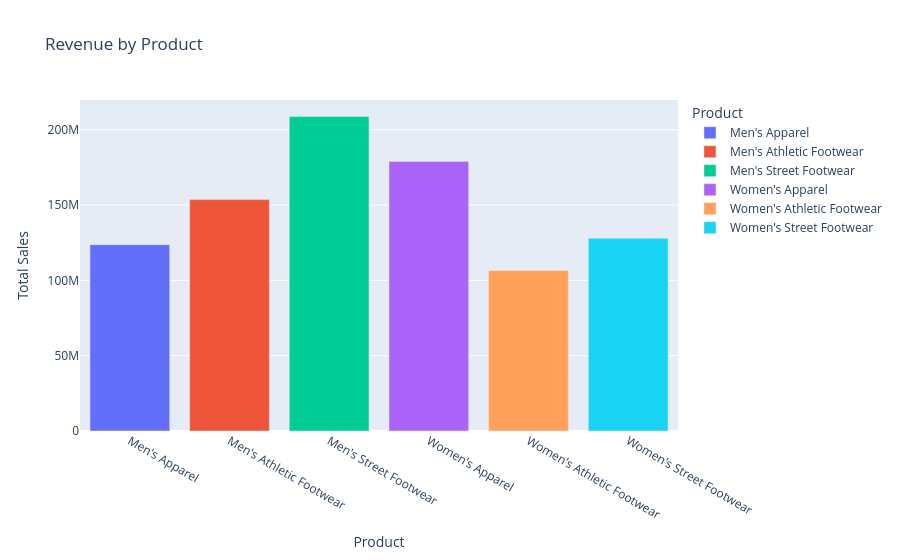

Notebook code for this chart:
### Markdown cell above
## Product Performance

### Code cell
product_sales = (df.groupby('Product')['Total Sales'].sum().reset_index())
fig = px.bar(product_sales, x='Product', y='Total Sales', color='Product', title='Revenue by Product')
fig.show()

### Figure 1 — Plotly figure (JSON) as saved in the notebook; plotly's stock layout.template omitted (floating-point values rounded to 4 significant figures)
{"data": [{"hovertemplate": "Product=%{x}<br>Total Sales=%{y}<extra></extra>", "legendgroup": "Men's Apparel", "marker": {"color": "#636efa", "pattern": {"shape": ""}}, "name": "Men's Apparel", "orientation": "v", "showlegend": true, "textposition": "auto", "type": "bar", "x": ["Men's Apparel"], "xaxis": "x", "y": [123728632], "yaxis": "y"}, {"hovertemplate": "Product=%{x}<br>Total Sales=%{y}<extra></extra>", "legendgroup": "Men's Athletic Footwear", "marker": {"color": "#EF553B", "pattern": {"shape": ""}}, "name": "Men's Athletic Footwear", "orientation": "v", "showlegend": true, "textposition": "auto", "type": "bar", "x": ["Men's Athletic Footwear"], "xaxis": "x", "y": [153673680], "yaxis": "y"}, {"hovertemplate": "Product=%{x}<br>Total Sales=%{y}<extra></extra>", "legendgroup": "Men's Street Footwear", "marker": {"color": "#00cc96", "pattern": {"shape": ""}}, "name": "Men's Street Footwear", "orientation": "v", "showlegend": true, "textposition": "auto", "type": "bar", "x": ["Men's Street Footwear"], "xaxis": "x", "y": [208826244], "yaxis": "y"}, {"hovertemplate": "Product=%{x}<br>Total Sales=%{y}<extra></extra>", "legendgroup": "Women's Apparel", "marker": {"color": "#ab63fa", "pattern": {"shape": ""}}, "name": "Women's Apparel", "orientation": "v", "showlegend": true, "textposition": "auto", "type": "bar", "x": ["Women's Apparel"], "xaxis": "x", "y": [179038860], "yaxis": "y"}, {"hovertemplate": "Product=%{x}<br>Total Sales=%{y}<extra></extra>", "legendgroup": "Women's Athletic Footwear", "marker": {"color": "#FFA15A", "pattern": {"shape": ""}}, "name": "Women's Athletic Footwear", "orientation": "v", "showlegend": true, "textposition": "auto", "type": "bar", "x": ["Women's Athletic Footwear"], "xaxis": "x", "y": [106631896], "yaxis": "y"}, {"hovertemplate": "Product=%{x}<br>Total Sales=%{y}<extra></extra>", "legendgroup": "Women's Street Footwear", "marker": {"color": "#19d3f3", "pattern": {"shape": ""}}, "name": "Women's Street Footwear", "orientation": "v", "showlegend": true, "textposition": "auto", "type": "bar", "x": ["Women's Street Footwear"], "xaxis": "x", "y": [128002813], "yaxis": "y"}], "layout": {"barmode": "relative", "legend": {"title": {"text": "Product"}, "tracegroupgap": 0}, "title": {"text": "Revenue by Product"}, "xaxis": {"anchor": "y", "categoryarray": ["Men's Apparel", "Men's Athletic Footwear", "Men's Street Footwear", "Women's Apparel", "Women's Athletic Footwear", "Women's Street Footwear"], "categoryorder": "array", "domain": [0, 1], "title": {"text": "Product"}}, "yaxis": {"anchor": "x", "domain": [0, 1], "title": {"text": "Total Sales"}}}}
